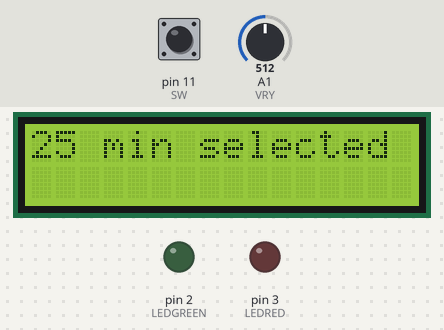
This sketch was run on a simulated Arduino Uno, built with avr-gcc and run on an emulated ATmega328P. Parts: 16×2 character LCD, output pins drawn as LEDs (lit = HIGH). The test bench sets the inputs (shaded band); at power-on: pin 11 (SW) HIGH, A1 (VRY) = 512.

Above: at 0.3 s.
At 3.4 s:
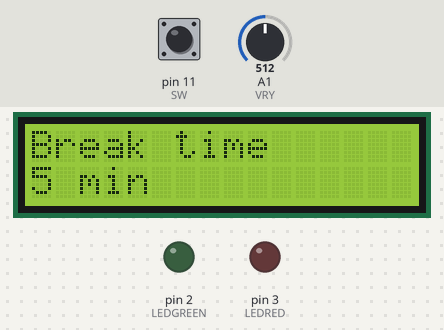
At 6.6 s:
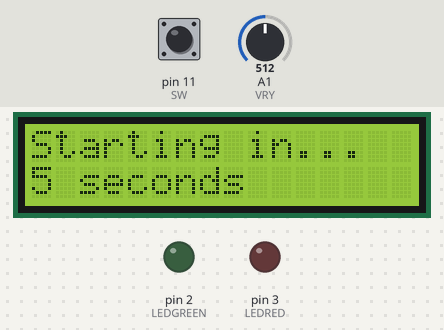
At 11.6 s:
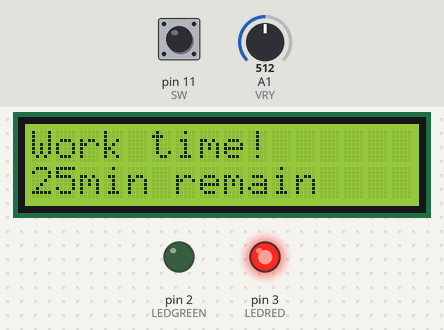
Timing chart, 0 to 13.1 s (numbered marks = the images above):
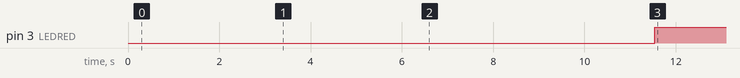

The sketch:

sketch_feb4a.ino
```cpp
#include <LiquidCrystal.h>

LiquidCrystal lcd(8, 9, 4, 5, 6, 7);

#define VRX A0
#define VRY A1
#define SW  11

#define LEDGREEN 2
#define LEDRED 3


int workTime;
int breakTime;

void setup() {
  Serial.begin(9600);
  pinMode(SW, INPUT_PULLUP);
  pinMode(LEDGREEN, OUTPUT);
  pinMode(LEDRED, OUTPUT);

  lcd.begin(16,2);
  lcd.clear();
  workTime = timeSelectScreen("Work");

  lcd.clear();

  for(int i = 0; i < 5; i++){

    lcd.setCursor(0,0);
    lcd.print(workTime);
    lcd.print(" min selected");
    delay(400);
    lcd.setCursor(0, 0);
    lcd.print("                ");
    delay(200);
  }

  breakTime = timeSelectScreen("Break");

  lcd.clear();

  for(int i = 0; i < 5; i++){

    lcd.setCursor(0,0);
    lcd.print(breakTime);
    lcd.print(" min selected");
    delay(400);
    lcd.setCursor(0, 0);
    lcd.print("                ");
    delay(200);
  }

  lcd.clear();
  lcd.print("Starting in...");

  for(int i = 5; i > 0; i--){
    lcd.setCursor(0,1);
    lcd.print(i);
    lcd.print(" seconds");
    delay(1000);
  }

  lcd.clear();


}

void loop() {

  int timerMinutes = workTime;

  digitalWrite(LEDRED, HIGH);

  for(timerMinutes; timerMinutes > 0; timerMinutes--){
    lcd.print("Work time!");
    lcd.setCursor(0,1);
    lcd.print("                ");
    lcd.setCursor(0,1);
    lcd.print(timerMinutes);
    lcd.print("min remain");
    delay(60000);
  }
  digitalWrite(LEDRED, LOW);
  digitalWrite(LEDGREEN, HIGH);

  lcd.clear();
  lcd.print("break time!");

  for(int i = 0; i < 10; i++){
    lcd.setCursor(0,1);
    lcd.print("   ");
    delay(150);
    lcd.setCursor(0,1);
    lcd.print("!!!");
    delay(250);

  }

  timerMinutes = breakTime;

  for(timerMinutes; timerMinutes > 0; timerMinutes--){
    lcd.print("Break time!");
    lcd.setCursor(0,1);
    lcd.print("                ");
    lcd.setCursor(0,1);
    lcd.print(timerMinutes);
    lcd.print("min remain");
    delay(60000);
  }

  digitalWrite(LEDGREEN, LOW);


}

int timeSelectScreen(String type) {
  lcd.clear();
  lcd.setCursor(0,0);
  lcd.print(type);
  lcd.print(" time");

  bool lastState = HIGH;

  int minutes;

  if(type == "Work"){
    minutes = 25;
  } else if (type == "Break") {
    minutes = 5;
  }

  while(true){
    lcd.setCursor(0,1);

    int y = analogRead(VRY);

    if(y > 900){
      if(minutes > 1){
        minutes--;
      }

    } else if (y < 100) {
      minutes++;
    }

    lcd.print("               ");
    lcd.setCursor(0,1);
    lcd.print(minutes);
    lcd.print(" min");
    delay(200);

    if(checkForClick()){
      return minutes;
    }
  }
}


bool checkForClick(){
   int lastState = HIGH;
   bool currentState = digitalRead(SW);

    if (lastState == HIGH && currentState == LOW) {
      delay(10);
      if (digitalRead(SW) == LOW) {
        return true;
      } else {
        return false;
      }
    }
}
```

Measured:
- by itself, pin 3 (LEDRED): LOW → HIGH at 11.5 s
- what the display in image 0 shows lasts 0.4 s, from 0.3 s to 0.7 s
- what the display in image 2 shows lasts 1.0 s, from 6.5 s to 7.5 s
